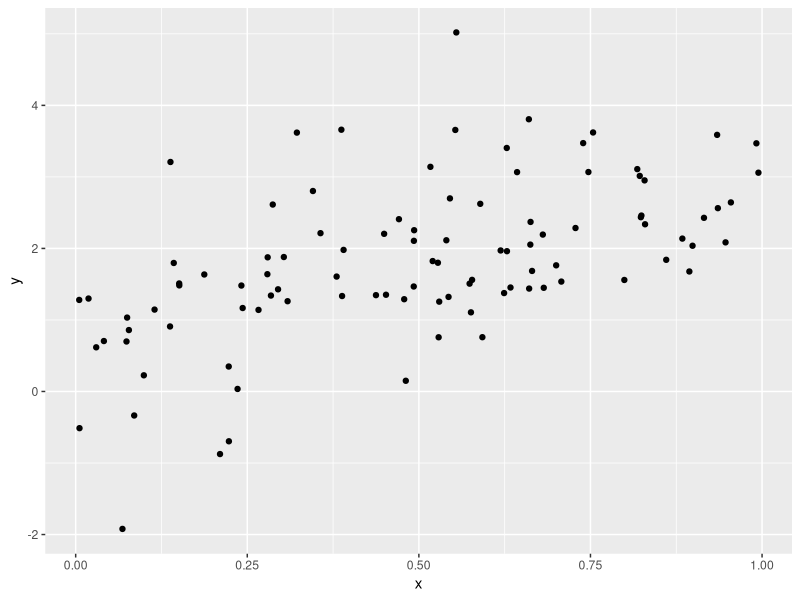

Source code (R):
## ---- chunk 1
library(tidyverse)

plot_df = 
  tibble(
    x = runif(100),
    y = 1 + 2 * x + rnorm(100)
  )

plot_df |> 
  ggplot(aes(x = x, y = y)) + 
  geom_point()
